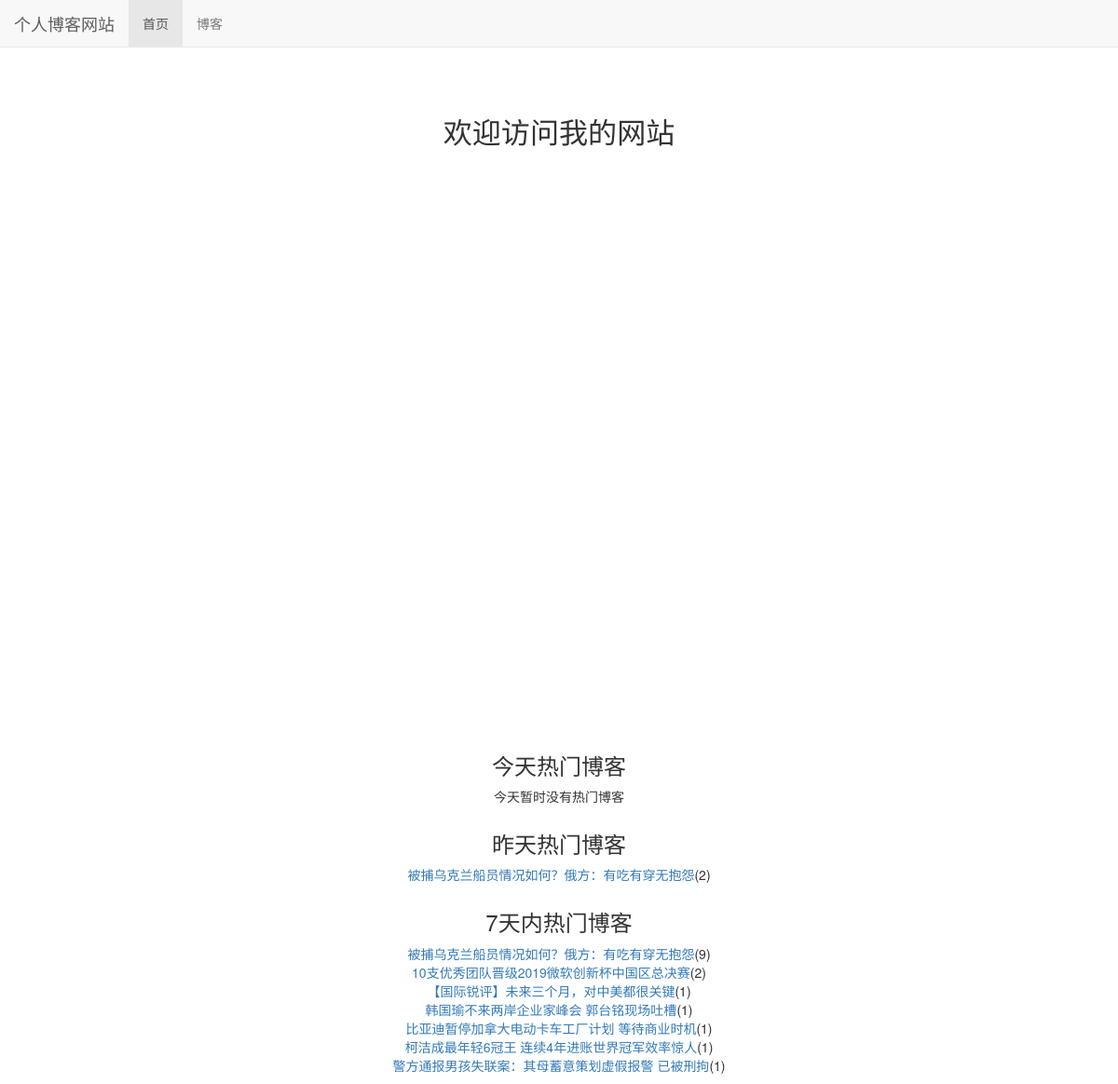
Before: / with the older database file.
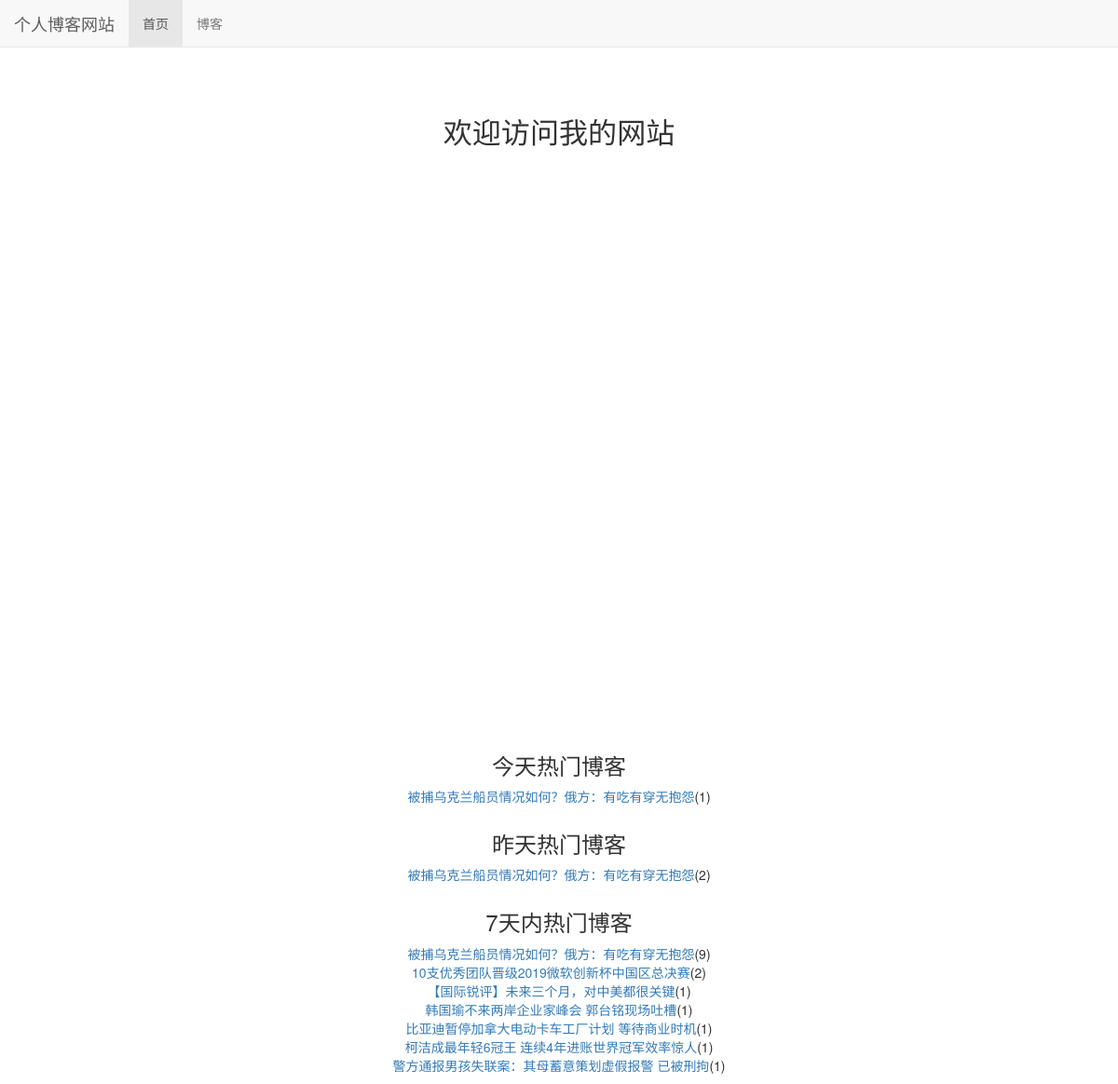
After: the same page with the newer database file.
### read_statistics/models.py (models this page shows)
class ReadDetail(models.Model):
    date = models.DateField(default=timezone.now)
    read_num = models.IntegerField(default=0)
    content_type = models.ForeignKey(ContentType,on_delete=models.CASCADE)
    object_id = models.PositiveIntegerField()
    content_object = GenericForeignKey('content_type','object_id')

### blog/models.py (models this page shows, shortened)
class Blog(models.Model,ReadNumExpandMethod):
    title=models.CharField(max_length=50)
    blog_type = models.ForeignKey(BlogType,on_delete=models.DO_NOTHING)
    content = RichTextUploadingField()
    author = models.ForeignKey(User,on_delete=models.DO_NOTHING)
    read_details = GenericRelation(ReadDetail)
    create_time = models.DateTimeField(auto_now_add=True)
    last_updated_time = models.DateTimeField(auto_now=True)
    class Meta:
        ordering = ['-create_time']

### myblog/views.py (the view)
# urls.py: 2. Add a URL to urlpatterns:  path('', views.home, name='home')
def home(request):
    blog_content_type= ContentType.objects.get_for_model(Blog)
    dates,read_nums=get_seven_days_read_data(blog_content_type)
    hot_blogs_for_7_days = cache.get('hot_blogs_for_7_days')
    if hot_blogs_for_7_days is None:
        hot_blogs_for_7_days=get_7_days_hot_blogs
        cache.set('hot_blogs_for_7_days',hot_blogs_for_7_days,3600)
        print('计算')
    else:
        print('使用缓存..')
    context= { }
    context['read_nums']=read_nums
    context['dates'] = dates
    context['today_host_data'] = get_today_hot_data(blog_content_type)
    context['yesterday_host_data'] = get_yesterday_hot_data(blog_content_type)
    context['hot_blogs_for_7_days'] = hot_blogs_for_7_days
    return render(request,'home.html',context)

### myblog/views.py (called while the page is built)
def get_7_days_hot_blogs():
    today = timezone.now().date()
    date = today - datetime.timedelta(days=7)
    blogs = Blog.objects \
        .filter(read_details__date__lt=today,read_details__date__gte=date) \
        .values('id','title') \
        .annotate(read_num_sum=Sum('read_details__read_num')) \
        .order_by('-read_num_sum')
    return blogs[:7]

### read_statistics/utils.py (called while the page is built)
def get_seven_days_read_data(content_type):
    today = timezone.now().date()
    dates = []
    read_nums=[]
    for i in range(7,0,-1):
        date=today - datetime.timedelta(days=i)
        dates.append(date.strftime('%m-%d'))
        readDetails = ReadDetail.objects.filter(content_type=content_type,date=date)
        result = readDetails.aggregate(read_num_sum=Sum('read_num'))
        read_nums.append(result['read_num_sum'] or 0)
    return dates,read_nums

def get_today_hot_data(content_type):
    today = timezone.now().date()
    read_details = ReadDetail.objects.filter(content_type=content_type,date=today).order_by('-read_num')
    return read_details[:7] # [:7]取前7条

def get_yesterday_hot_data(content_type):
    today = timezone.now().date()
    yesterday = today-datetime.timedelta(days=1)
    read_details = ReadDetail.objects.filter(content_type=content_type,date=yesterday).order_by('-read_num')
    return read_details[:7]

### templates/home.html (shortened to what this page needs)
{% extends 'base.html' %}
{% load staticfiles %}
{% block header_extends %}
    <link rel="stylesheet" href="{% static 'home.css' %}">
{% endblock %}
{% block nav_home_active %}active{% endblock %}
{% block content %}
    <h3 class="home-content">欢迎访问我的网站</h3>
    <div id="container"></div>
    <div class="hot-data">
        <h3>今天热门博客</h3>
        <ul>
            {%  for hot_data in today_host_data %}
                <li><a href="{% url 'blog_detail' hot_data.content_object.pk %}">{{ hot_data.content_object.title }}</a>({{ hot_data.read_num }})</li>
            {% empty %}
                <li>今天暂时没有热门博客</li>
            {% endfor %}
        </ul>
    </div>
    <div class="hot-data">
        <h3>昨天热门博客</h3>
        <ul>
            {%  for hot_data in yesterday_host_data %}
                <li><a href="{% url 'blog_detail' hot_data.content_object.pk %}">{{ hot_data.content_object.title }}</a>({{ hot_data.read_num }})</li>
            {% empty %}
                <li>昨天暂时没有热门博客</li>
            {% endfor %}
        </ul>
    </div>
    <div class="hot-data">
        <h3>7天内热门博客</h3>
        <ul>
            {%  for hot_blog in hot_blogs_for_7_days %}
                <li><a href="{% url 'blog_detail' hot_blog.id %}">{{ hot_blog.title }}</a>({{ hot_blog.read_num_sum }})</li>
            {% empty %}
                <li>7天内暂时没有热门博客</li>
            {% endfor %}
        </ul>
    </div>
{% endblock %}

### templates/base.html (shortened to what this page needs)
{% load staticfiles %}
{% load static %}
<!DOCTYPE html>
<html lang="zh-CN">
<head>
    <link rel="stylesheet" href="{% static 'base.css' %}">
    <link rel="stylesheet" href="{% static 'bootstrap-3.3.7/css/bootstrap.min.css' %}">
    {% block header_extends %}{% endblock %}
</head>
<body>
<div class="navbar navbar-default navbar-fixed-top" role="navigation">
    <div class="container-fluid">
        <div class="navbar-header">
            <a class="navbar-brand" href="{% url 'home' %}">个人博客网站</a>
        </div>
        <div id="navbar-collapse" class="collapse navbar-collapse">
            <ul class="nav navbar-nav">
                <li class="{% block nav_home_active %}{% endblock %}">
                    <a href="/">首页</a>
                </li>
                <li class="{% block nav_blog_active %}{% endblock %}">
                    <a href="{% url 'blog_list' %}">博客</a>
                </li>
            </ul>
        </div>
    </div>
</div>
{% block content %}{% endblock %}
</body>
</html>

### static/base.css (style rules this page uses)
* { margin: 0px; padding: 0px; }
body { margin-top: 70px!important; }
ul { list-style-type: none!important; }

### static/home.css (style rules this page uses)
h3.home-content { font-size: 222%; text-align: center; margin-top: 4em; margin-bottom: 2em; }
div#container { margin: 0 auto; width: 60em; height:40em; max-width: 60em; }
div.hot-data { text-align: center; margin-top: 2em; }

Changed rows visible on the page:
added ReadDetail: content_object "被捕乌克兰船员情况如何？俄方：有吃有穿无抱怨", read_num "1", shown under "今天热门博客"
Other visible differences:
text no longer shown: "今天暂时没有热门博客"
